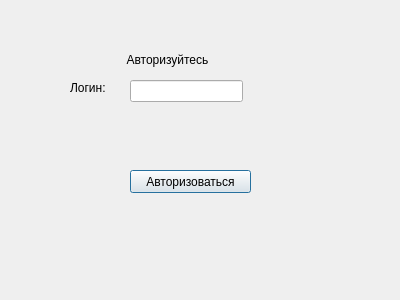
<?xml version="1.0" encoding="UTF-8"?>
<ui version="4.0">
 <class>auth_window</class>
 <widget class="QDialog" name="auth_window">
  <property name="geometry">
   <rect>
    <x>0</x>
    <y>0</y>
    <width>400</width>
    <height>300</height>
   </rect>
  </property>
  <property name="windowTitle">
   <string>Dialog</string>
  </property>
  <widget class="QPushButton" name="authButton">
   <property name="geometry">
    <rect>
     <x>130</x>
     <y>170</y>
     <width>121</width>
     <height>23</height>
    </rect>
   </property>
   <property name="text">
    <string>Авторизоваться</string>
   </property>
  </widget>
  <widget class="QLabel" name="logLabel">
   <property name="geometry">
    <rect>
     <x>70</x>
     <y>80</y>
     <width>51</width>
     <height>16</height>
    </rect>
   </property>
   <property name="text">
    <string>Логин:</string>
   </property>
  </widget>
  <widget class="QLineEdit" name="logLineEdit">
   <property name="geometry">
    <rect>
     <x>130</x>
     <y>80</y>
     <width>113</width>
     <height>22</height>
    </rect>
   </property>
   <property name="text">
    <string/>
   </property>
  </widget>
  <widget class="QLabel" name="label">
   <property name="geometry">
    <rect>
     <x>60</x>
     <y>50</y>
     <width>301</width>
     <height>20</height>
    </rect>
   </property>
   <property name="text">
    <string>                    Авторизуйтесь</string>
   </property>
  </widget>
 </widget>
 <resources/>
 <connections/>
</ui>
